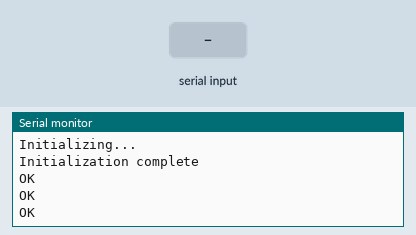
A sketch run on a simulated Arduino Mega 2560, built with avr-gcc and run on an emulated ATmega2560. On the bench: the last lines printed to the serial monitor. Inputs (shaded band) come from the test bench. The modem accepts every AT command (registered, SIM ready, sends succeed) and sends nothing else.

Above: at 2.2 s.
2.3 s: "1" received over Serial
At 4.4 s:
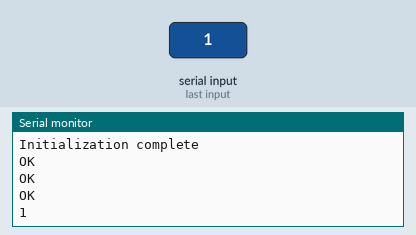
4.7 s: "0" received over the second serial link
At 5.8 s:
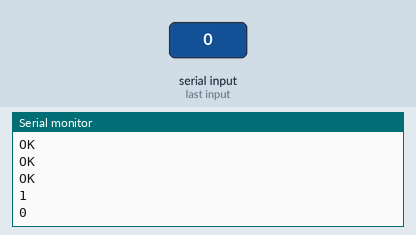
6.2 s: "2" received over Serial
At 7.7 s:
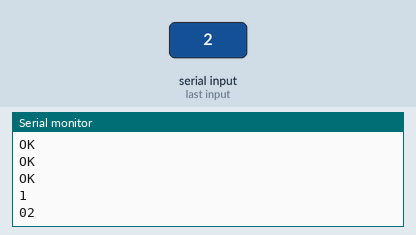

The sketch:

sim_at.ino
```cpp
#include "SoftwareSerial.h"

#define SMS_TX 1
#define SMS_RX 0

SoftwareSerial mySerial(SMS_RX,SMS_TX);


void setup()
{
  Serial1.begin(9600);
  Serial.begin(9600);
  Serial.println("Initializing...");
  delay(1000);

  Serial1.println("AT");                 // Sends an ATTENTION command, reply should be OK
  updateSerial();
  Serial1.println("AT+CMGF=1");          // Configuration for sending SMS
  updateSerial();
  Serial1.println("AT+CNMI=1,2,0,0,0");  // Configuration for receiving SMS
  updateSerial();
  Serial.println("Initialization complete");
}

void loop()
{
  updateSerial();
}

void updateSerial()
{
  while (Serial.available()) {
    String cmd = "";
    cmd = Serial.readString();
    //cmd+=(char)Serial.read();

    Serial.println(cmd);

    if(cmd!=""){
      cmd.trim();  // Remove added LF in transmit
      Serial1.print(cmd);
      Serial1.println("");

    }
  }

  while(Serial1.available())
  {
    Serial.print((char)Serial1.read());
  }
}
```

Measured:
- after the input at 2.3 s, the serial monitor: prints a new line after 1.0 s (image 1)
- after the input at 4.7 s, the serial monitor: prints a new line at once (image 2)
- after the input at 6.2 s, the serial monitor: prints a new line after 1.0 s (image 3)
